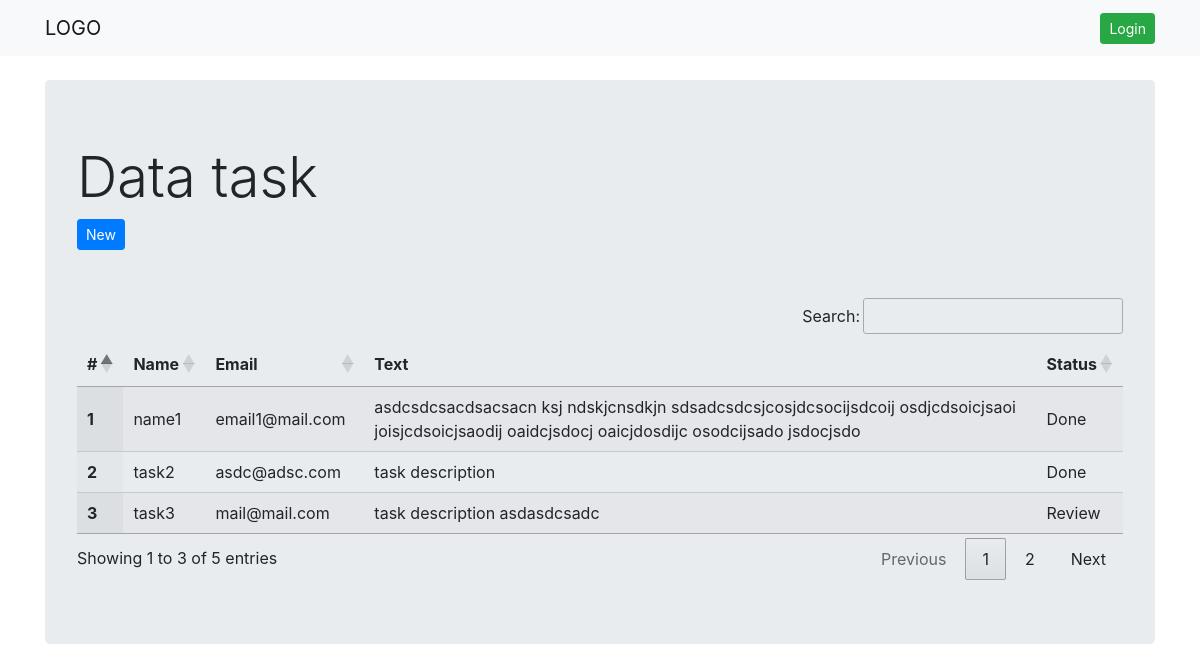
The page / on the database its author committed.
### tables this page shows
CREATE TABLE `task` (
  `id` int(11) NOT NULL,
  `name` varchar(250) DEFAULT NULL,
  `email` varchar(250) DEFAULT NULL,
  `text` text,
  `status` varchar(11) NOT NULL
);

### app/core/Controller.php (called while the page is built, shortened)
<?php
class Controller
{
	public function view($view, $data = [])
	{
		require_once './app/views/' . $view . '.php';
	}
	public function model($model)
	{
		return new $model;
	}
}

### app/controllers/taskController.php (called while the page is built, shortened)
<?php
class taskController extends Controller {
	public function index()
	{
		$data['title'] = 'Data task';
		$data['task'] = $this->model('Task')->getAll();
		$this->view('templates/header', $data);
		$this->view('task/index', $data);
		$this->view('templates/footer');
	}
}

### app/core/App.php (called while the page is built, shortened)
<?php
class App
{
	protected $controller = 'homeController';
	protected $method = 'index';
	protected $params = [];
	public function __construct()
	{
		$url = $this->parseURL();
		if (file_exists('./app/controllers/'.$url[0] . '.php')) {
			$this->controller = $url[0];
		}else{
			dd("{$url[0]} not found");
		}
		$this->controller = new $this->controller;
	}
	public function parseURL()
	{
		if (isset($_GET['url']))
		{
			$url 	= explode('/', filter_var(trim($_GET['url']), FILTER_SANITIZE_URL));
			$url[0] = $url[0] . 'Controller';
		}else{
			$url[0] = 'taskController';
		}
		return $url;
	}
	public function run()
	{
		return call_user_func_array([$this->controller, $this->method], $this->params);
	}
}

### index.php (called while the page is built, shortened)
<?php
$app = new App;
$app->run();

### app/core/Database.php (called while the page is built, shortened)
<?php
class Database {
	private $host 	= DB_HOST;
	private $user 	= DB_USER;
	private $pass 	= DB_PASS;
	private $dbase 	= DB_NAME;
	private $dbh;
	private $stmt;
	public function __construct()
	{
		$dsn = 'mysql:host=' . $this->host . ';dbname=' . $this->dbase;
		$option = [
			PDO::ATTR_PERSISTENT => true,
			PDO::ATTR_ERRMODE 	 => PDO::ERRMODE_EXCEPTION
		];
		try {
			$this->dbh = new PDO($dsn, $this->user, $this->pass, $option);
		} catch (PDOException $e) {
			print_r($e->getMessage());
			die;
		}
	}
	public function query($query)
	{
		$this->stmt = $this->dbh->prepare($query);
	}
	public function execute()
	{
		$this->stmt->execute();
	}
	public function resultSet()
	{
		$this->execute();
		return $this->stmt->fetchAll(PDO::FETCH_ASSOC);
	}
}

### app/models/Task.php (called while the page is built, shortened)
<?php
class Task
{
    private $db;
    private $table = 'task';
    public function __construct()
    {
        $this->db = new Database;
    }
    public function getAll()
    {
        $this->db->query("SELECT * FROM {$this->table}");
        return $this->db->resultSet();
    }
}

### app/views/task/index.php (the view, shortened to what this page needs)
<div class="container">
    <div class="jumbotron mt-4">
        <h1 class="display-4"><?= $data['title']; ?></h1>
        <a href="<?= BASEURL ?>/task/create" class="btn btn-sm btn-primary">
            New
        </a>
        <div class="table-responsive mt-5">
            <table id="myTable" class="display" style="width:100%">
                <thead>
                <tr>
                    <th scope="col">#</th>
                    <th scope="col">Name</th>
                    <th scope="col">Email</th>
                    <th scope="col">Text</th>
                    <th scope="col">Status</th>
                </tr>
                </thead>
                <tbody>
                <?php foreach ($data['task'] as $key => $value): ?>
                    <tr>
                        <th scope="row"><?= ++$key; ?></th>
                        <td><?= $value['name']; ?></td>
                        <td><?= $value['email']; ?></td>
                        <td><?= $value['text']; ?></td>
                        <td><?= $value['status'] == 0 ? 'Review' : 'Done'; ?></td>
                    </tr>
                <?php endforeach; ?>
                </tbody>
            </table>
        </div>
    </div>
</div>

### app/views/templates/header.php (shortened to what this page needs)
<!DOCTYPE html>
<html lang="en">
<head>
    <link rel="stylesheet" href="<?= BASEURL; ?>/assets/css/bootstrap.min.css">
    <link rel="stylesheet" type="text/css" href="https://cdn.datatables.net/1.10.21/css/jquery.dataTables.css">
</head>
<body>
<nav class="navbar navbar-expand-lg navbar-light bg-light">
    <div class="container">
        <a class="navbar-brand" href="<?= BASEURL; ?>">LOGO</a>
        <?php if($_SESSION['login'] == 'admin'){?>
        <a href="<?= BASEURL ?>/user/logout" class="btn btn-sm btn-danger">
            Logout
        </a>
        <?php }else{ ?>
        <a href="<?= BASEURL ?>/user/login" class="btn btn-sm btn-success">
            Login
        </a>
        <?php } ?>
    </div>
</nav>

### rows shown on the page
task: name "name1", email "email1@mail.com", text "asdcsdcsacdsacsacn ksj ndskjcnsdkjn sdsadcsdcsjcosjdcsocijsdcoij osdjcdsoicjsaoi joisjcdsoicjsaodij oaidcjsdocj oaicjdosdijc osodcijsado jsdocjsdo", status "Done"
task: name "task2", email "asdc@adsc.com", text "task description", status "Done"
task: name "task3", email "mail@mail.com", text "task description asdasdcsadc", status "Review"

### other values the page prints
$data['title'] "Data task"
